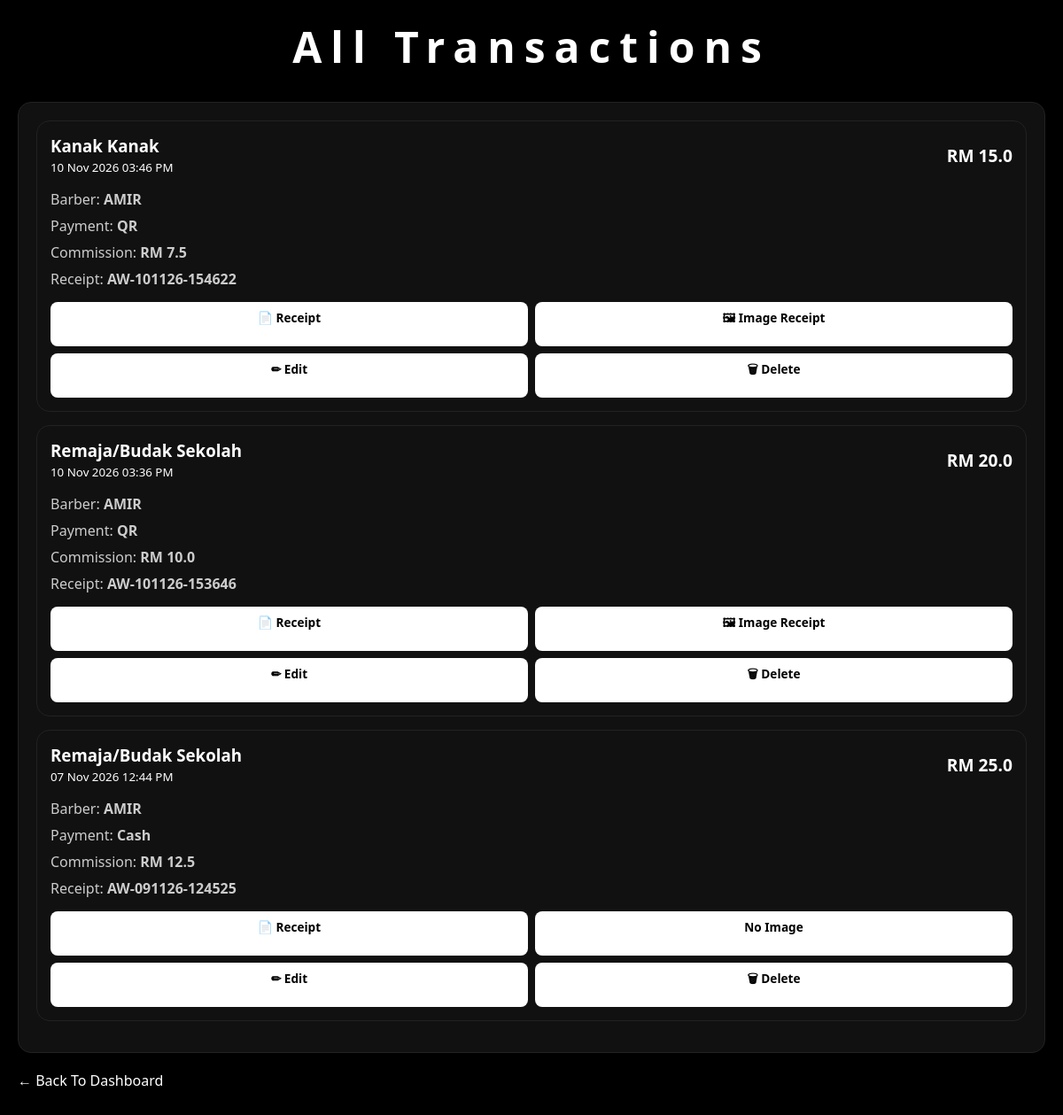
Page /transactions on the committed database.
### app.py (models this page shows)
class Sale(db.Model):
    id = db.Column(db.Integer, primary_key=True)
    customer = db.Column(db.String(100))
    service = db.Column(db.String(100))
    amount = db.Column(db.Float)
    commission = db.Column(db.Float)
    date = db.Column(
    db.DateTime,
    default=malaysia_time
)
    payment_method = db.Column(db.String(20))
    receipt_no = db.Column(db.String(50))
    receipt_image = db.Column(
    db.String(255)
)
    barber_id = db.Column(
        db.Integer,
        db.ForeignKey('barber.id')
    )
    barber = db.relationship('Barber')

class Barber(db.Model):
    id = db.Column(db.Integer, primary_key=True)
    name = db.Column(db.String(100))
    commission_rate = db.Column(db.Float)

### app.py (the view)
@app.route('/transactions')
def all_transactions():
    sales = Sale.query.order_by(
        Sale.date.desc()
    ).all()
    return render_template(
        'transactions.html',
        sales=sales
    )

### templates/transactions.html (shortened to what this page needs)
<!DOCTYPE html>
<html>
<head>
    <link rel="stylesheet"
    href="{{ url_for('static', filename='style.css') }}">
</head>
<body>
<div class="header">
    <h1>All Transactions</h1>
</div>
<div class="transactions">
    {% for sale in sales %}
    <div class="transaction-card">
        <div class="transaction-top">
            <div>
                <h3>{{ sale.service }}</h3>
                <small>
                    {{ sale.date.strftime('%d %b %Y %I:%M %p') }}
                </small>
            </div>
            <div class="amount-tag">
                RM {{ sale.amount }}
            </div>
        </div>
        <div class="transaction-details">
            <p>
                Barber:
                <b>{{ sale.barber.name }}</b>
            </p>
            <p>
                Payment:
                <b>{{ sale.payment_method }}</b>
            </p>
            <p>
                Commission:
                <b>RM {{ sale.commission }}</b>
            </p>
            <p>
                Receipt:
                <b>{{ sale.receipt_no }}</b>
            </p>
        </div>
        <div class="transaction-buttons">
    <a
    href="/receipt/{{ sale.id }}"
    class="btn">
        📄 Receipt
    </a>
    {% if sale.receipt_image %}
    <a
    href="/uploads/{{ sale.receipt_image }}"
    target="_blank"
    class="btn">
        🖼 Image Receipt
    </a>
    {% else %}
    <span class="btn">
        No Image
    </span>
    {% endif %}
    <a
    href="/edit-sale/{{ sale.id }}"
    class="btn">
        ✏ Edit
    </a>
    <a
    href="/delete-sale/{{ sale.id }}"
    class="btn"
    onclick="return confirm('Delete this transaction?')">
        🗑 Delete
    </a>
</div>
    </div>
    {% endfor %}
</div>
<a href="/" class="back-btn">
    ← Back To Dashboard
</a>
</body>
</html>

### static/style.css (style rules this page uses)
* { margin:0; padding:0; box-sizing:border-box; }
body { background:#000; color:#fff; font-family:'Segoe UI',sans-serif; padding:20px; }
.header { text-align:center; margin-bottom:30px; }
.header h1 { font-size:3rem; letter-spacing:10px; font-weight:700; }
.btn { background:white; color:black; padding:16px 24px; min-height:50px; border-radius:12px; text-decoration:none; font-weight:bold; transition:0.2s; }
.transactions { background:#111; border:1px solid #222; border-radius:15px; padding:20px; }
.back-btn { display:inline-block; margin-top:20px; color:white; text-decoration:none; }
body { padding-bottom:90px; }
.transaction-card { background:#111; border:1px solid #222; border-radius:15px; padding:15px; margin-bottom:15px; }
.transaction-top { display:flex; justify-content:space-between; align-items:center; margin-bottom:15px; }
.amount-tag { font-size:1.2rem; font-weight:bold; color:white; }
.transaction-details { margin-bottom:15px; }
.transaction-details p { margin:8px 0; color:#ccc; }
.transaction-buttons { display:grid; grid-template-columns:1fr 1fr; gap:8px; margin-top:15px; }
.transaction-buttons .btn { width:100%; padding:8px 10px; font-size:0.85rem; text-align:center; border-radius:8px; }

### rows in the picture
Sale: service "Kanak Kanak", date "10 Nov 2026 03:46 PM", amount "15.0", barber.name "AMIR", payment_method "QR", commission "7.5", receipt_no "AW-101126-154622"
Sale: service "Remaja/Budak Sekolah", date "10 Nov 2026 03:36 PM", amount "20.0", barber.name "AMIR", payment_method "QR", commission "10.0", receipt_no "AW-101126-153646"
Sale: service "Remaja/Budak Sekolah", date "07 Nov 2026 12:44 PM", amount "25.0", barber.name "AMIR", payment_method "Cash", commission "12.5", receipt_no "AW-091126-124525", shows "No Image"
